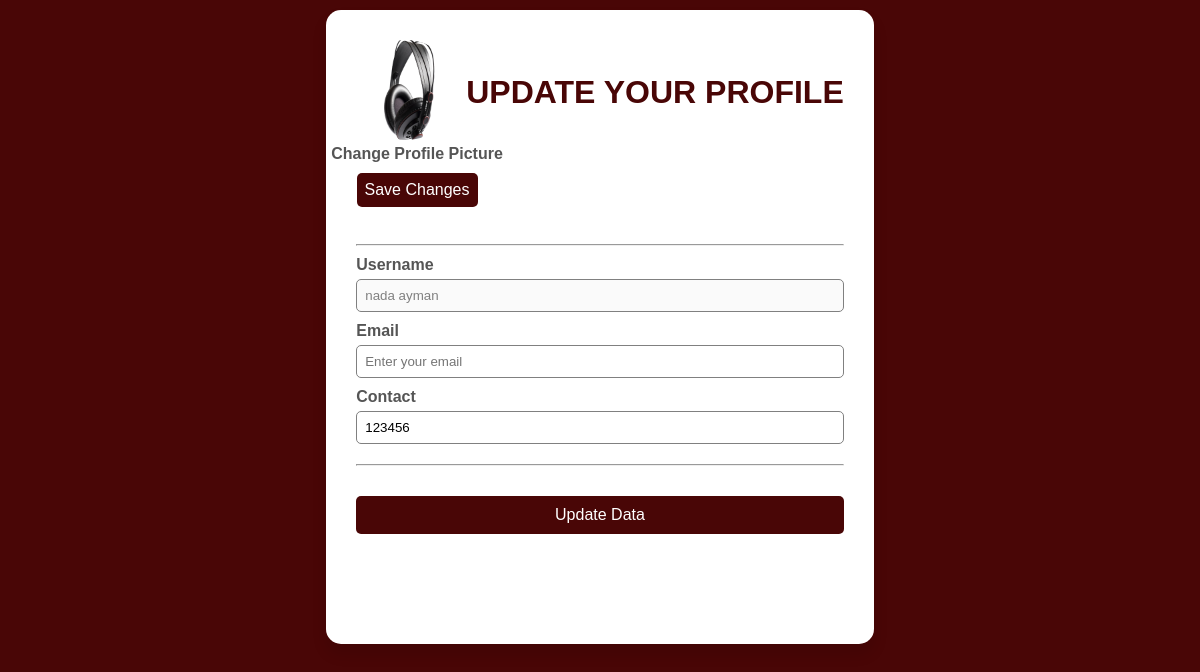
The page /update-profile (signed in) on the database as committed earlier.
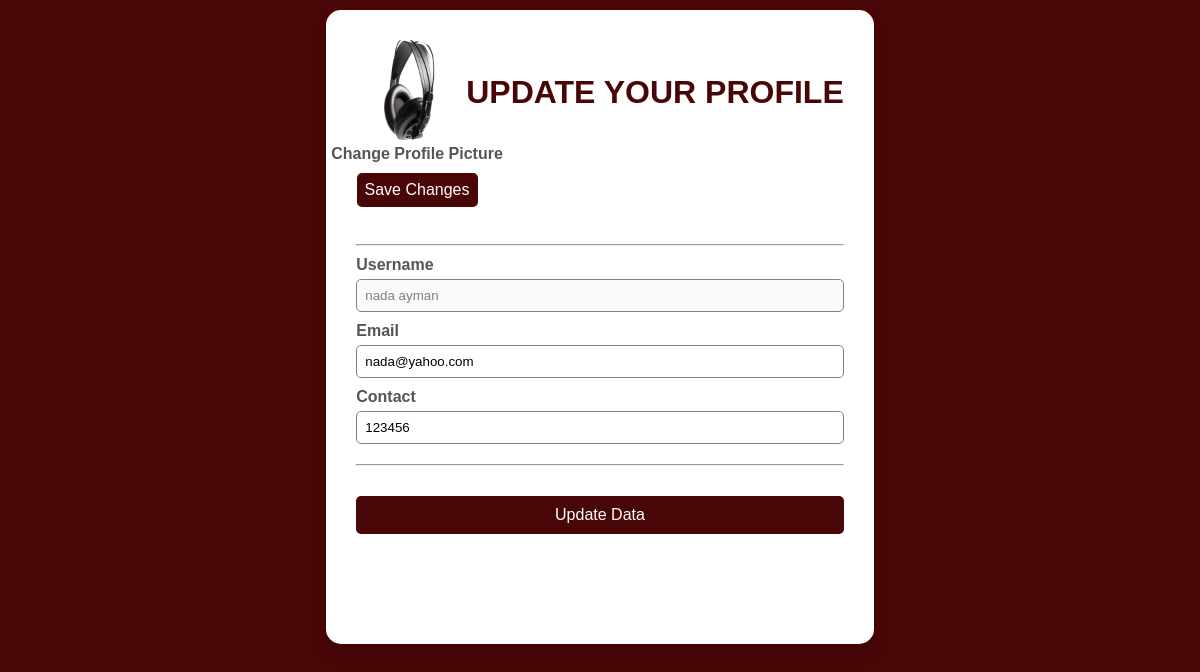
The same page on the database as committed later.
### tables this page shows
CREATE TABLE users (
			id INTEGER PRIMARY KEY AUTOINCREMENT,
			username TEXT NOT NULL UNIQUE,
			password TEXT NOT NULL,
            email TEXT NOT NULL UNIQUE, 
            contact INTEGER NOT NULL,
            img TEXT
		);

### app.py (the view, shortened to what this page needs)
@app.route('/update-profile', methods=['GET', 'POST'])
def update_profile():
    username = request.args.get('username')
    action = request.args.get('action')
    if 'username' not in session:
        return redirect(url_for('login'))
    if action != '2':
        username = request.args.get('username', session.get('username'))
    if request.method == 'GET':
        if action != '2' and username != session.get('username'):
            return f"unauthorized"
        data = db.get_user(connection, username)
        return render_template('update-profile.html', data=data)

### db.py (called while the page is built)
def get_user(connection, username):
    cursor = connection.cursor()
    query = '''SELECT * FROM users WHERE username = ?'''
    cursor.execute(query, (username,))
    return cursor.fetchone()

### templates/update-profile.html (shortened to what this page needs)
<!DOCTYPE html>
<html lang="en">
  <head>
    <link rel="stylesheet" href="../static/css/updateProfile.css" />
  </head>
  <body>
    <div class="container">
      <div class="header">
        <div class="pic">
          {% if data[5] %}
          <img
            src="{{ url_for('static', filename='uploads/' ~ data[5]) }}"
            alt="Profile Picture"
          />
          {% else %}
          <p>No profile picture uploaded.</p>
          {% endif %}
        </div>
        <h1>Update your profile</h1>
      </div>
      <div class="signUp">
        <form
          action="{{ submission_url }}"
          method="POST"
          enctype="multipart/form-data"
        >
          <hr />
          <label>Username</label>
          <input
            type="text"
            name="username"
            placeholder="Enter your username"
            value="{{ data[1]}}"
            disabled
          />
          <label>Email</label>
          <input
            type="email"
            name="email"
            placeholder="Enter your email"
            value="{{ data[3] }}"
          />
          <label>Contact</label>
          <input
            type="text"
            name="contact"
            placeholder="Enter your phone number"
            value="{{ data[4] }}"
          />
          <hr />
          <div class="submit">
            <button type="submit">Update Data</button>
          </div>
        </form>
        <form
          class="change-img"
          action="{{ url_for('update_profile') }}"
          method="POST"
          enctype="multipart/form-data"
        >
          <div class="insertion">
            <label>
              <span>Change Profile Picture</span>
            </label>
            <div class="submit">
              <button type="submit" class="photo-button">Save Changes</button>
            </div>
          </div>
        </form>
      </div>
    </div>
  </body>
</html>

Rows that differ between the two databases and show on the page:
changed users "nada ayman": email (not shown) → "nada@yahoo.com"
